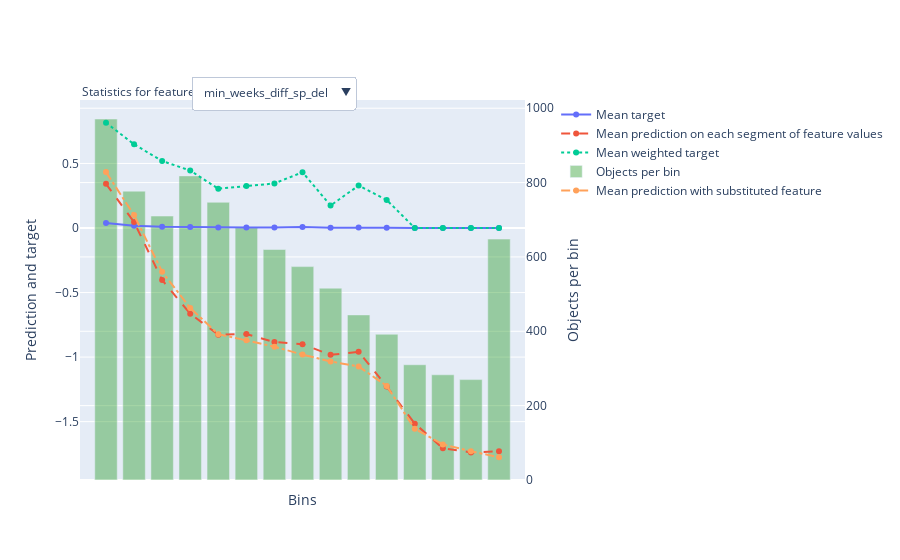

Write notebook code for a chart like this one.
### Code cell
model.calc_feature_statistics(X_train, y_train, feature = imp_com_features)

### Figure 1 — Plotly figure (JSON) as saved in the notebook; plotly's stock layout.template omitted (floating-point values rounded to 4 significant figures)
{"data": [{"mode": "lines+markers", "name": "Mean target", "type": "scatter", "xaxis": "x", "y": [0.03913, 0.01673, 0.009859, 0.007335, 0.004016, 0.004412, 0.004839, 0.006969, 0.001938, 0.004505, 0.002551, 0, 0, 0, 0], "yaxis": "y"}, {"line": {"dash": "dash"}, "mode": "lines+markers", "name": "Mean prediction on each segment of feature values", "type": "scatter", "xaxis": "x", "y": [0.3423, 0.04594, -0.4033, -0.6642, -0.8267, -0.8216, -0.8834, -0.9, -0.9826, -0.9595, -1.228, -1.516, -1.706, -1.738, -1.73], "yaxis": "y"}, {"line": {"dash": "dot"}, "mode": "lines+markers", "name": "Mean weighted target", "type": "scatter", "xaxis": "x", "y": [0.8154, 0.6486, 0.5193, 0.4449, 0.3043, 0.3247, 0.3453, 0.4322, 0.174, 0.3293, 0.2172, 0, 0, 0, 0], "yaxis": "y"}, {"marker": {"color": "rgba(30, 150, 30, 0.4)"}, "name": "Objects per bin", "type": "bar", "width": 0.8, "xaxis": "x", "y": [971, 777, 710, 818, 747, 680, 620, 574, 516, 444, 392, 310, 283, 270, 648], "yaxis": "y2"}, {"line": {"dash": "dashdot"}, "mode": "lines+markers", "name": "Mean prediction with substituted feature", "type": "scatter", "xaxis": "x", "y": [0.4333, 0.1003, -0.3391, -0.6197, -0.8221, -0.8691, -0.9196, -0.9807, -1.034, -1.073, -1.223, -1.556, -1.676, -1.729, -1.776], "yaxis": "y"}], "layout": {"annotations": [{"align": "left", "showarrow": false, "text": "Statistics for feature", "x": 0, "xref": "paper", "y": 1.05, "yref": "paper"}], "autosize": true, "legend": {"bgcolor": "rgba(0, 0, 0, 0)", "x": 1.07, "y": 1}, "updatemenus": [{"buttons": [{"args": [{"y": [[0.03913, 0.01673, 0.009859, 0.007335, 0.004016, 0.004412, 0.004839, 0.006969, 0.001938, 0.004505, 0.002551, 0, 0, 0, 0], [0.3423, 0.04594, -0.4033, -0.6642, -0.8267, -0.8216, -0.8834, -0.9, -0.9826, -0.9595, -1.228, -1.516, -1.706, -1.738, -1.73], [0.8154, 0.6486, 0.5193, 0.4449, 0.3043, 0.3247, 0.3453, 0.4322, 0.174, 0.3293, 0.2172, 0, 0, 0, 0], [971, 777, 710, 818, 747, 680, 620, 574, 516, 444, 392, 310, 283, 270, 648], [0.4333, 0.1003, -0.3391, -0.6197, -0.8221, -0.8691, -0.9196, -0.9807, -1.034, -1.073, -1.223, -1.556, -1.676, -1.729, -1.776]]}, {"xaxis": {"showticklabels": false, "tickmode": "array", "ticktext": ["(-inf, 0.5000]", "(0.5000, 1.5000]", "(1.5000, 2.5000]", "(2.5000, 3.5000]", "(3.5000, 4.5000]", "(4.5000, 5.5000]", "(5.5000, 6.5000]", "(6.5000, 7.5000]", "(7.5000, 8.5000]", "(8.5000, 9.5000]", "(9.5000, 10.5000]", "(10.5000, 11.5000]", "(11.5000, 12.5000]", "(12.5000, 13.5000]", "(13.5000, +inf)"], "tickvals": [0, 1, 2, 3, 4, 5, 6, 7, 8, 9, 10, 11, 12, 13, 14], "title": {"text": "Bins"}}}], "label": "min_weeks_diff_sp_del", "method": "update"}, {"args": [{"y": [[0.01037, 0.005269, 0], [-0.7216, -0.9004, -0.6711], [0.5319, 0.3649, 0], [6849, 1898, 13], [-0.7345, -0.8516, -0.8764]]}, {"xaxis": {"showticklabels": false, "tickmode": "array", "ticktext": ["(-inf, 0.5000]", "(0.5000, 1.5000]", "(1.5000, +inf)"], "tickvals": [0, 1, 2], "title": {"text": "Bins"}}}], "label": "Friday_sum", "method": "update"}, {"args": [{"y": [[0.008947, 0.01009, 0.1111], [-0.7422, -0.8517, -0.2541], [0.4948, 0.5252, 0.9313], [7265, 1486, 9], [-0.762, -0.7519, -0.7039]]}, {"xaxis": {"showticklabels": false, "tickmode": "array", "ticktext": ["(-inf, 0.5000]", "(0.5000, 1.5000]", "(1.5000, +inf)"], "tickvals": [0, 1, 2], "title": {"text": "Bins"}}}], "label": "Tuesday_sum", "method": "update"}], "direction": "down", "pad": {"r": 10, "t": 10}, "showactive": true, "x": 0.25, "xanchor": "left", "y": 1.09, "yanchor": "top"}], "xaxis": {"autorange": true, "range": [-0.8604, 14.86], "showticklabels": false, "tickmode": "array", "ticktext": ["(-inf, 0.5000]", "(0.5000, 1.5000]", "(1.5000, 2.5000]", "(2.5000, 3.5000]", "(3.5000, 4.5000]", "(4.5000, 5.5000]", "(5.5000, 6.5000]", "(6.5000, 7.5000]", "(7.5000, 8.5000]", "(8.5000, 9.5000]", "(9.5000, 10.5000]", "(10.5000, 11.5000]", "(11.5000, 12.5000]", "(12.5000, 13.5000]", "(13.5000, +inf)"], "tickvals": [0, 1, 2, 3, 4, 5, 6, 7, 8, 9, 10, 11, 12, 13, 14], "title": {"text": "Bins"}}, "yaxis": {"autorange": true, "overlaying": "y2", "range": [-1.99, 1.029], "side": "left", "title": {"text": "Prediction and target"}, "type": "linear"}, "yaxis2": {"autorange": true, "position": 1, "range": [0, 1022.0], "side": "right", "title": {"text": "Objects per bin"}, "type": "linear"}}}
